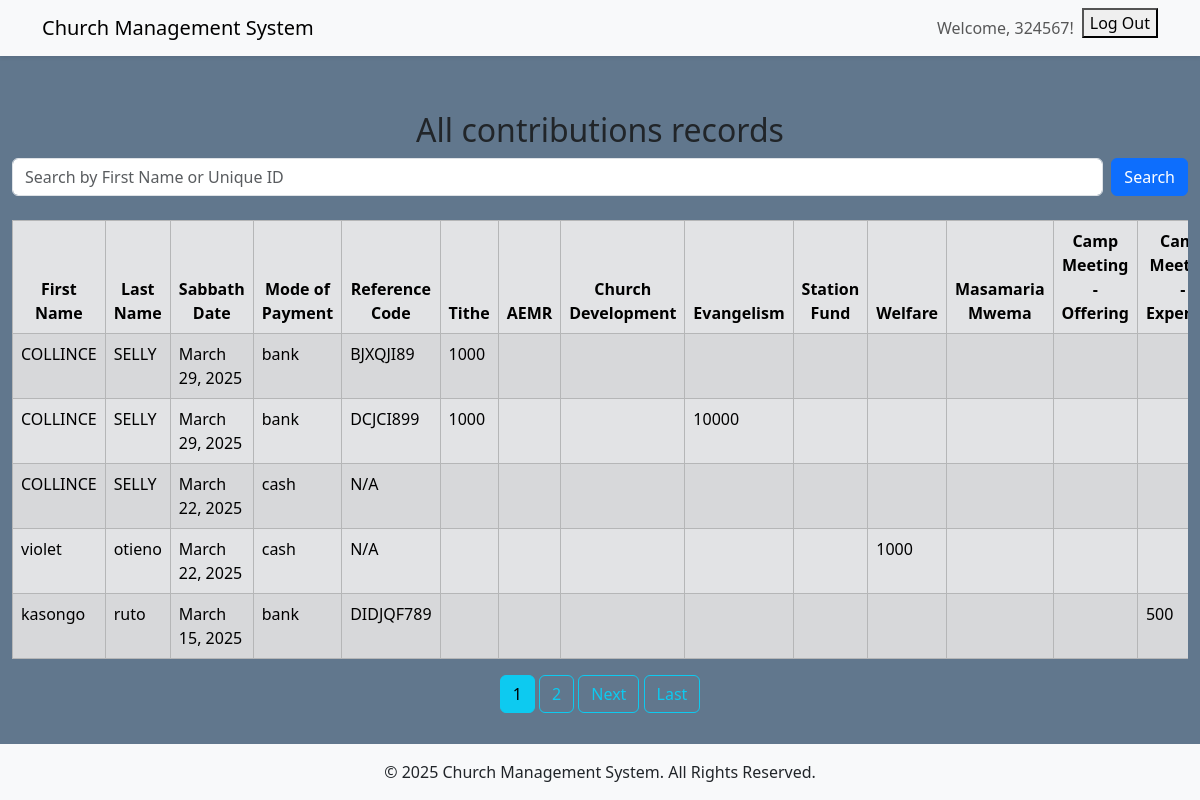
The app's page /contributions/all/contributions/ (signed in) with its own data.
### contributions/models.py (models this page shows, shortened)
class Contribution(models.Model):
    PAYMENT_MODES = (
        ('cash', 'Cash'),
        ('bank', 'Bank'),
        ('mpesa', 'M-Pesa'),
    )
    member = models.ForeignKey(Members, on_delete=models.CASCADE, related_name='contributions')
    date = models.DateField()
    mode_of_payment = models.CharField(max_length=10, choices=PAYMENT_MODES)
    reference_code = models.CharField(max_length=50, blank=True, null=True)
    categories = models.JSONField(default=dict, blank=True, null=True)  # Store category-amount pairs as JSON
    created_at = models.DateTimeField(auto_now_add=True)

### members/models.py (models this page shows, shortened)
class Members(models.Model):
    gender_choices = [
        ('Male', 'Male'),
        ('Female', 'Female'),
    ]
    marital_status_choices = [
        ('Married', 'Married'),
        ('Unmarried', 'Unmarried'),
        ('Widow/Widower', 'Widow/Widower'),
        ('Separated', 'Separated'),
        ('Divorced', 'Divorced'),
    ]
    membership_choices = [
        ('Transfer', 'Transfer'),
        ('Baptism', 'Baptism'),
    ]
    user = models.OneToOneField(User, on_delete=models.CASCADE, null=True, blank=True)
    first_name = models.CharField(max_length=100)
    last_name = models.CharField(max_length=100)
    middle_name = models.CharField(max_length=100)
    gender = models.CharField(max_length=10, choices=gender_choices)
    phone_number = models.CharField(max_length=15)
    email_address = models.EmailField()
    marital_status = models.CharField(max_length=20, choices=marital_status_choices)
    membership_by = models.CharField(max_length=10, choices=membership_choices)
    occupation = models.CharField(max_length=50)
    residence_address = models.CharField(max_length=200)
    unique_id = models.CharField(max_length=6, unique=True, editable=False, null=True)
    class Meta:
        verbose_name_plural = 'Members'

### contributions/views.py (the view)
# urls.py: path('all/contributions/', views.all_contributions, name='all_contributions'),
@custom_login_required
def all_contributions(request):
    all_contributions = Contribution.objects.select_related('member').order_by('-date')
    paginator = Paginator(all_contributions, 5)
    page_number = request.GET.get('page')
    page_obj = paginator.get_page(page_number)
    return render(request, 'contributions/all_contributions.html', {'all_contributions':all_contributions, 'page_obj':page_obj})

### contributions/templates/contributions/all_contributions.html (shortened to what this page needs)
{% extends 'members/base.html' %}
{% block content %}
    <div class="container-fluid mt-5">
        <h2 class="text-center">All contributions records</h2>
        <form method="GET" action="" class="d-flex mb-4">
            <input type="text" name="q" class="form-control me-2" placeholder="Search by First Name or Unique ID" value="{{ query }}">
            <button class="btn btn-primary" type="submit">Search</button>
        </form>
        <div class="table-responsive">
            <table class="table table-secondary table-striped table-hover table-bordered w-100">
                <thead class="text-center">
                    <tr>
                        <th>First Name</th>
                        <th>Last Name</th>
                        <th>Sabbath Date</th>
                        <th>Mode of Payment</th>
                        <th>Reference Code</th>
                        <th>Tithe</th>
                        <th>AEMR</th>
                        <th>Church Development</th>
                        <th>Evangelism</th>
                        <th>Station Fund</th>
                        <th>Welfare</th>
                        <th>Masamaria Mwema</th>
                        <th>Camp Meeting - Offering</th>
                        <th>Camp Meeting - Expenses</th>
                    </tr>
                </thead>
                <tbody>
                    {% for contribution in page_obj %}
                        <tr>
                            <td>{{ contribution.member.first_name }}</td>
                            <td>{{ contribution.member.last_name }}</td>
                            <td>{{ contribution.date }}</td>
                            <td>{{ contribution.mode_of_payment }}</td>
                            <td>{{ contribution.reference_code|default:"N/A" }}</td>
                            <td>{{ contribution.categories.tithe|default:"" }}</td>
                            <td>{{ contribution.categories.aemr|default:"" }}</td>
                            <td>{{ contribution.categories.church_development|default:"" }}</td>
                            <td>{{ contribution.categories.evangelism|default:"" }}</td>
                            <td>{{ contribution.categories.station_fund|default:"" }}</td>
                            <td>{{ contribution.categories.welfare|default:"" }}</td>
                            <td>{{ contribution.categories.masamaria_mwema|default:"" }}</td>
                            <td>{{ contribution.categories.camp_meeting_offering|default:"" }}</td>
                            <td>{{ contribution.categories.camp_meeting_expenses|default:"" }}</td>
                        </tr>
                    {% empty %}
                        <tr><td colspan="16">No contributions found.</td></tr>
                    {% endfor %}
                </tbody>
            </table>
        </div>
        <div style="text-align: center;">
            {% if page_obj %}
            {% for num in page_obj.paginator.page_range %}
                {% if page_obj.number == num %}
                <a class="btn btn-info mb-4" href="?page={{ num }}">{{ num }}</a>
                {% elif num > page_obj.number|add:'-3' and num < page_obj.number|add:'3' %}
                <a class="btn btn-outline-info mb-4" href="?page={{ num }}">{{ num }}</a>
                {% endif %}
            {% endfor %}
            {% if page_obj.has_next %}
                <a class="btn btn-outline-info mb-4" href="?page={{ page_obj.next_page_number }}">Next</a>
                <a class="btn btn-outline-info mb-4" href="?page={{ page_obj.paginator.num_pages }}">Last</a>
            {% endif %}
            {% endif %}
        </div>
    </div>
{% endblock content %}

### members/templates/members/base.html (shortened to what this page needs)
{% load static %}
<!DOCTYPE html>
<html lang="en">
<head>
    <link href="https://cdn.jsdelivr.net/npm/bootstrap@5.3.3/dist/css/bootstrap.min.css" rel="stylesheet">
    <link rel="stylesheet" href="https://cdn.jsdelivr.net/npm/bootstrap-icons@1.11.3/font/bootstrap-icons.min.css">
    <link rel="stylesheet" type="text/css" href="{% static 'members/main.css' %}">
</head>
<body>
    {% if user.is_authenticated %}
        {% include 'partials/navbar_logged_in.html' %}
    {% endif %}
    <div class="content-wrapper">
        {% block content %}{% endblock content %}
    </div>
    <footer class="bg-light text-center py-3">
        <p class="mb-0">© 2025 Church Management System. All Rights Reserved.</p>
    </footer>
</body>
</html>

### members/templates/partials/navbar_logged_in.html (shortened to what this page needs)
<nav class="navbar navbar-expand-lg navbar-light bg-light shadow-sm">
    <div class="container">
        <a class="navbar-brand" href="#">Church Management System</a>
        {% if request.user.is_authenticated %}
        <div class="collapse navbar-collapse" id="navbarNav">
            <ul class="navbar-nav ms-auto">
                <li class="nav-item">
                    <span class="nav-link">Welcome, {{ request.user.username }}!</span>
                </li>
                <li class="nav-item">
                    <form action="{% url 'logout' %}" method="post">
                        <button type="submit">Log Out</button>
                    </form>
                </li>
            </ul>
        {% endif %}
        </div>
    </div>
</nav>

### members/static/members/main.css (style rules this page uses)
html, body { height: 100%; margin: 0; padding: 0; }
body { background-color: #61778d; display: flex; flex-direction: column; min-height: 100vh; }
.content-wrapper { flex: 1; display: flex; justify-content: center; align-items: center; }
footer { width: 100%; }

### records on screen
Contribution: member.first_name "COLLINCE", member.last_name "SELLY", date "March 29, 2025", mode_of_payment "bank", reference_code "BJXQJI89", categories.tithe "1000"
Contribution: member.first_name "COLLINCE", member.last_name "SELLY", date "March 29, 2025", mode_of_payment "bank", reference_code "DCJCI899", categories.tithe "1000", categories.evangelism "10000"
Contribution: member.first_name "COLLINCE", member.last_name "SELLY", date "March 22, 2025", mode_of_payment "cash", reference_code "N/A"
Contribution: member.first_name "violet", member.last_name "otieno", date "March 22, 2025", mode_of_payment "cash", reference_code "N/A", categories.welfare "1000"
Contribution: member.first_name "kasongo", member.last_name "ruto", date "March 15, 2025", mode_of_payment "bank", reference_code "DIDJQF789", categories.camp_meeting_expenses "500"

### other values on screen
{{ request.user.username }} "324567"
{{ num }} "1"
{{ num }} "2"
